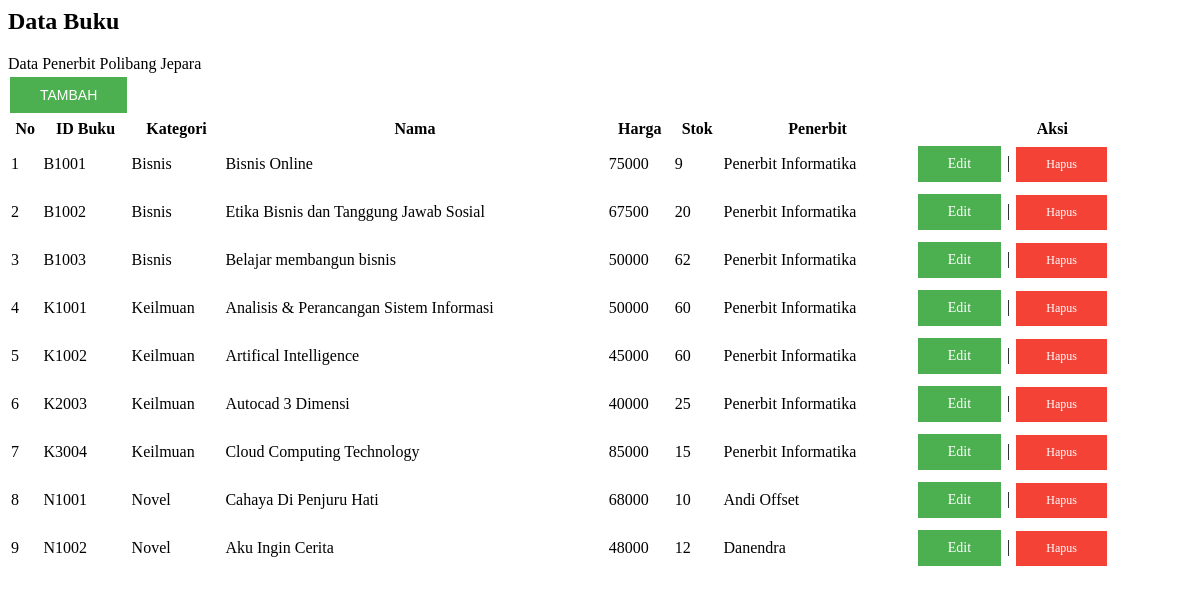
/toko_buku/buku/index.php, run on the app's committed database.
### tables this page shows
CREATE TABLE `buku` (
  `id` varchar(5) NOT NULL,
  `penerbit_id` varchar(5) NOT NULL,
  `kategori` varchar(100) NOT NULL,
  `nama` varchar(200) NOT NULL,
  `harga` int(11) NOT NULL,
  `stok` int(11) NOT NULL
);

### toko_buku/buku/index.php (the view, shortened to what this page needs)
<?php
$listPenerbit = array();
$queryPenerbit = mysqli_query($conn, "SELECT * FROM penerbit");
while ($row = mysqli_fetch_assoc($queryPenerbit)) {
    $listPenerbit[$row['id']] = $row['nama'];
}
?>
<h2>Data Buku</h2>
<article>Data Penerbit Polibang Jepara</article>
<button class="button" onclick="document.location='admin.php?page=buku/add.php'">TAMBAH</button>
<div>
    <table style="width:100%">
        <tr>
            <th>No</th>
            <th>ID Buku</th>
            <th>Kategori</th>
            <th>Nama</th>
            <th>Harga</th>
            <th>Stok</th>
            <th>Penerbit</th>
            <th>Aksi </th>
        </tr>
        <?php
        include 'config/koneksi.php';
        $query = mysqli_query($conn, "SELECT * FROM buku");
        $no = 1;
        if ($query != null) :
            while ($row = mysqli_fetch_assoc($query)) : ?>
                <tr>
                    <td><?= $no ?></td>
                    <td><?= $row['id'] ?></td>
                    <td><?= $row['kategori'] ?></td>
                    <td><?= $row['nama'] ?></td>
                    <td><?= $row['harga'] ?></td>
                    <td><?= $row['stok'] ?></td>
                    <td><?= $listPenerbit[$row['penerbit_id']] ?></td>
                    <td>
                        <a class="button" href="admin.php?page=buku/edit.php&id=<?= $row['id'] ?>">Edit</a> |
                        <a class="button button2" href="admin.php?page=buku/delete.php&id=<?= $row['id'] ?>" onclick="return confirm('Apakah anda yakin?')">Hapus</a>
                    </td>
                </tr>
        <?php $no++;
            endwhile;
        endif; ?>
    </table>
</div>

### toko_buku/buku/index.php (style rules this page uses)
.button { background-color: #4CAF50; border: none; color: white; padding: 10px 30px; text-align: center; text-decoration: none; display: inline-block; font-size: 14px; margin: 4px 2px; cursor: pointer; }
.button2 { background-color: #f44336; font-size: 12px; }

### data on the page
buku: id "B1001", kategori "Bisnis", nama "Bisnis Online", harga "75000", stok "9", penerbit "Penerbit Informatika"
buku: id "B1002", kategori "Bisnis", nama "Etika Bisnis dan Tanggung Jawab Sosial", harga "67500", stok "20", penerbit "Penerbit Informatika"
buku: id "B1003", kategori "Bisnis", nama "Belajar membangun bisnis", harga "50000", stok "62", penerbit "Penerbit Informatika"
buku: id "K1001", kategori "Keilmuan", nama "Analisis & Perancangan Sistem Informasi", harga "50000", stok "60", penerbit "Penerbit Informatika"
buku: id "K1002", kategori "Keilmuan", nama "Artifical Intelligence", harga "45000", stok "60", penerbit "Penerbit Informatika"
buku: id "K2003", kategori "Keilmuan", nama "Autocad 3 Dimensi", harga "40000", stok "25", penerbit "Penerbit Informatika"
buku: id "K3004", kategori "Keilmuan", nama "Cloud Computing Technology", harga "85000", stok "15", penerbit "Penerbit Informatika"
buku: id "N1001", kategori "Novel", nama "Cahaya Di Penjuru Hati", harga "68000", stok "10", penerbit "Andi Offset"
buku: id "N1002", kategori "Novel", nama "Aku Ingin Cerita", harga "48000", stok "12", penerbit "Danendra"
